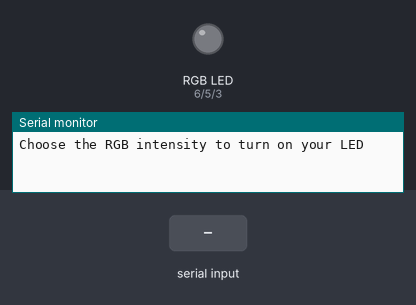
Recording of a sketch running on a simulated Arduino Uno, built with avr-gcc and run on an emulated ATmega328P. Shown: an RGB LED mixed from three pins (HIGH = lit), the last lines printed to the serial monitor. The inputs (shaded band) are chosen by the test bench. Dim RGB values are drawn brighter than linear.

Above: at 1.2 s.
1.3 s: "90,45,200\n" received over Serial
At 2.0 s:
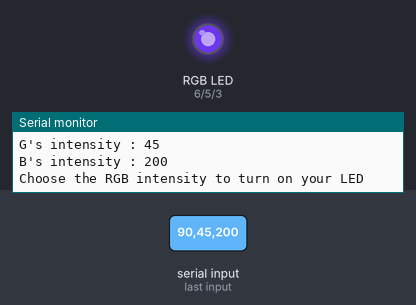
2.8 s: "30,150,10\n" received over Serial
At 3.1 s:
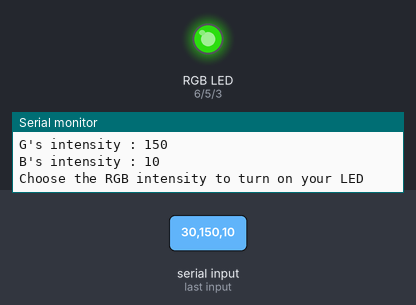
4.3 s: "1,90,45\n" received over Serial
At 5.4 s:
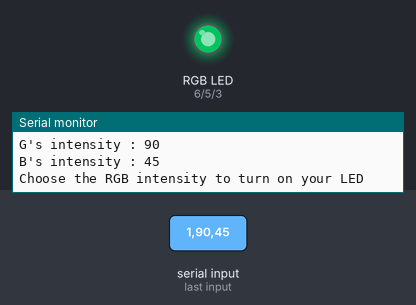
Timing chart, 0 to 7.3 s (numbered marks = the images above; inputs shaded):
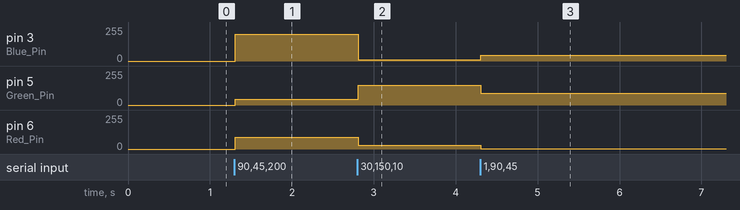

Measured:
- after the input at 1.3 s, pin 3 (Blue_Pin): 0/255 → 200/255 at once; pin 5 (Green_Pin): 0/255 → 45/255 at once; pin 6 (Red_Pin): 0/255 → 90/255 at once
- after the input at 2.8 s, pin 3 (Blue_Pin): 200/255 → 10/255 at once; pin 5 (Green_Pin): 45/255 → 150/255 at once; pin 6 (Red_Pin): 90/255 → 30/255 at once
- after the input at 4.3 s, pin 3 (Blue_Pin): 10/255 → 45/255 at once; pin 5 (Green_Pin): 150/255 → 90/255 at once; pin 6 (Red_Pin): 30/255 → 1/255 at once

The sketch:

12_RGB_LED.ino
```cpp
String Color;
const int Red_Pin = 6;
const int Green_Pin = 5;
const int Blue_Pin = 3;

int Red_Intensity;
int Green_Intensity;
int Blue_Intensity;

const String msg_1 = "Choose the RGB intensity to turn on your LED";
const String msg_2 = "R's intensity : ";
const String msg_3 = "G's intensity : ";
const String msg_4 = "B's intensity : ";


void setup() {
  // put your setup code here, to run once:
  Serial.begin(9600);
  pinMode(Red_Pin, OUTPUT);
  pinMode(Green_Pin, OUTPUT);
  pinMode(Blue_Pin, OUTPUT);
}

void loop() {
  // put your main code here, to run repeatedly:
  Serial.println(msg_1);

  while(Serial.available() == 0) {

  }
  Red_Intensity = Serial.parseInt();
  Serial.print(msg_2);
  Serial.println(Red_Intensity);
  while(Serial.available() > 0) {
    Serial.read();
  }

  while(Serial.available() == 0) {

  }
  Green_Intensity = Serial.parseInt();
  Serial.print(msg_3);
  Serial.println(Green_Intensity);
  while(Serial.available() > 0) {
    Serial.read();
  }

  while(Serial.available() == 0) {

  }
  Blue_Intensity = Serial.parseInt();
  Serial.print(msg_4);
  Serial.println(Blue_Intensity);
  while(Serial.available() > 0) {
    Serial.read();
  }

  analogWrite(Red_Pin, Red_Intensity);
  analogWrite(Green_Pin, Green_Intensity);
  analogWrite(Blue_Pin, Blue_Intensity);

}
```
